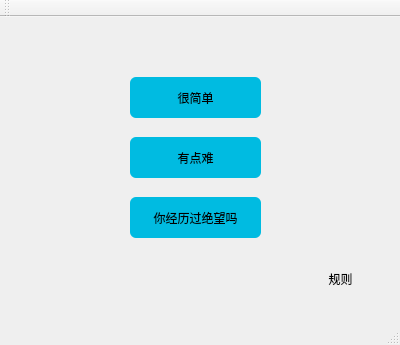
<?xml version="1.0" encoding="UTF-8"?>
<ui version="4.0">
 <class>MainWindow</class>
 <widget class="QMainWindow" name="MainWindow">
  <property name="geometry">
   <rect>
    <x>0</x>
    <y>0</y>
    <width>400</width>
    <height>345</height>
   </rect>
  </property>
  <property name="windowTitle">
   <string>选择难度</string>
  </property>
  <property name="styleSheet">
   <string notr="true">QPushButton{
border-radius: 6px;
background-color:rgb(0,187,225);
}
QMainWindow{
background-color:rbg(170,0,255);
}
</string>
  </property>
  <widget class="QWidget" name="centralWidget">
   <widget class="QPushButton" name="pushButton">
    <property name="enabled">
     <bool>true</bool>
    </property>
    <property name="geometry">
     <rect>
      <x>130</x>
      <y>60</y>
      <width>131</width>
      <height>41</height>
     </rect>
    </property>
    <property name="styleSheet">
     <string notr="true"/>
    </property>
    <property name="text">
     <string>很简单</string>
    </property>
   </widget>
   <widget class="QPushButton" name="pushButton_2">
    <property name="geometry">
     <rect>
      <x>130</x>
      <y>120</y>
      <width>131</width>
      <height>41</height>
     </rect>
    </property>
    <property name="text">
     <string>有点难</string>
    </property>
   </widget>
   <widget class="QPushButton" name="pushButton_3">
    <property name="geometry">
     <rect>
      <x>130</x>
      <y>180</y>
      <width>131</width>
      <height>41</height>
     </rect>
    </property>
    <property name="text">
     <string>你经历过绝望吗</string>
    </property>
    <property name="checkable">
     <bool>false</bool>
    </property>
   </widget>
   <widget class="QPushButton" name="pushButton_4">
    <property name="geometry">
     <rect>
      <x>320</x>
      <y>250</y>
      <width>41</width>
      <height>23</height>
     </rect>
    </property>
    <property name="styleSheet">
     <string notr="true">background-color:None</string>
    </property>
    <property name="text">
     <string>规则</string>
    </property>
   </widget>
  </widget>
  <widget class="QToolBar" name="mainToolBar">
   <attribute name="toolBarArea">
    <enum>TopToolBarArea</enum>
   </attribute>
   <attribute name="toolBarBreak">
    <bool>false</bool>
   </attribute>
  </widget>
  <widget class="QStatusBar" name="statusBar"/>
 </widget>
 <layoutdefault spacing="6" margin="11"/>
 <resources/>
 <connections/>
</ui>
